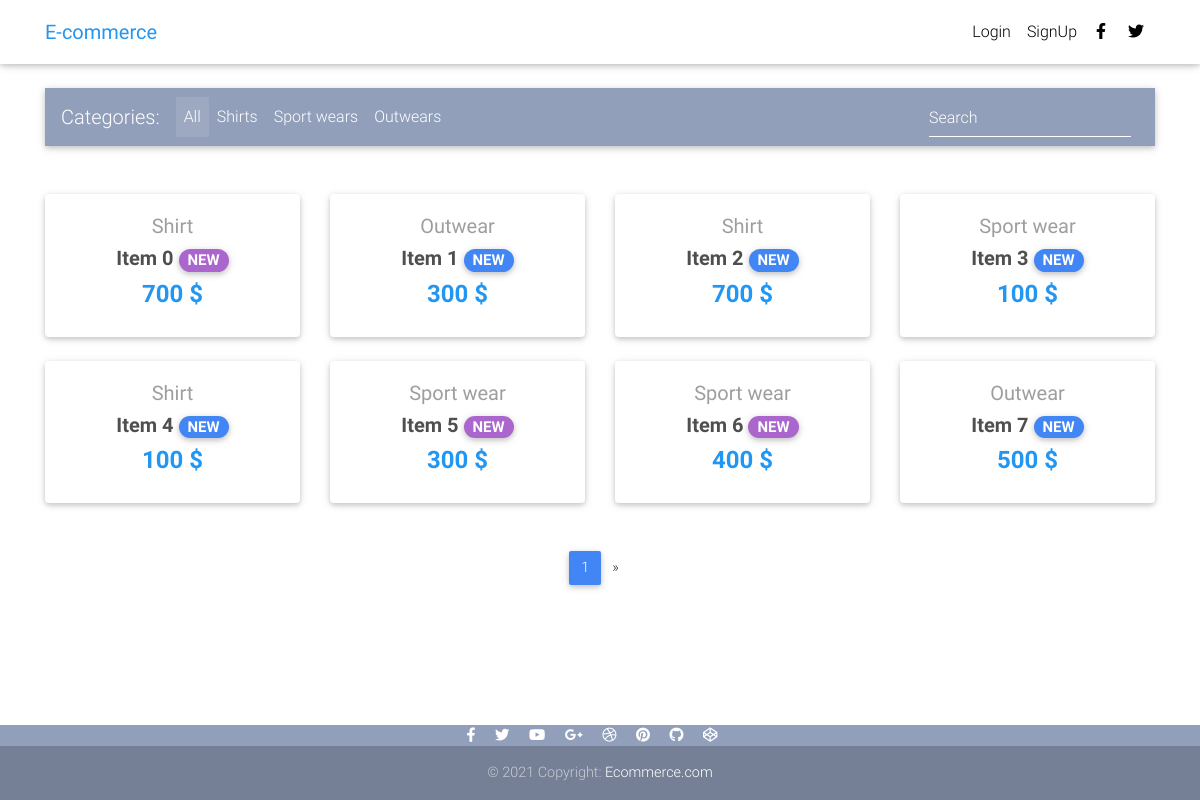
Before: / with the older database file.
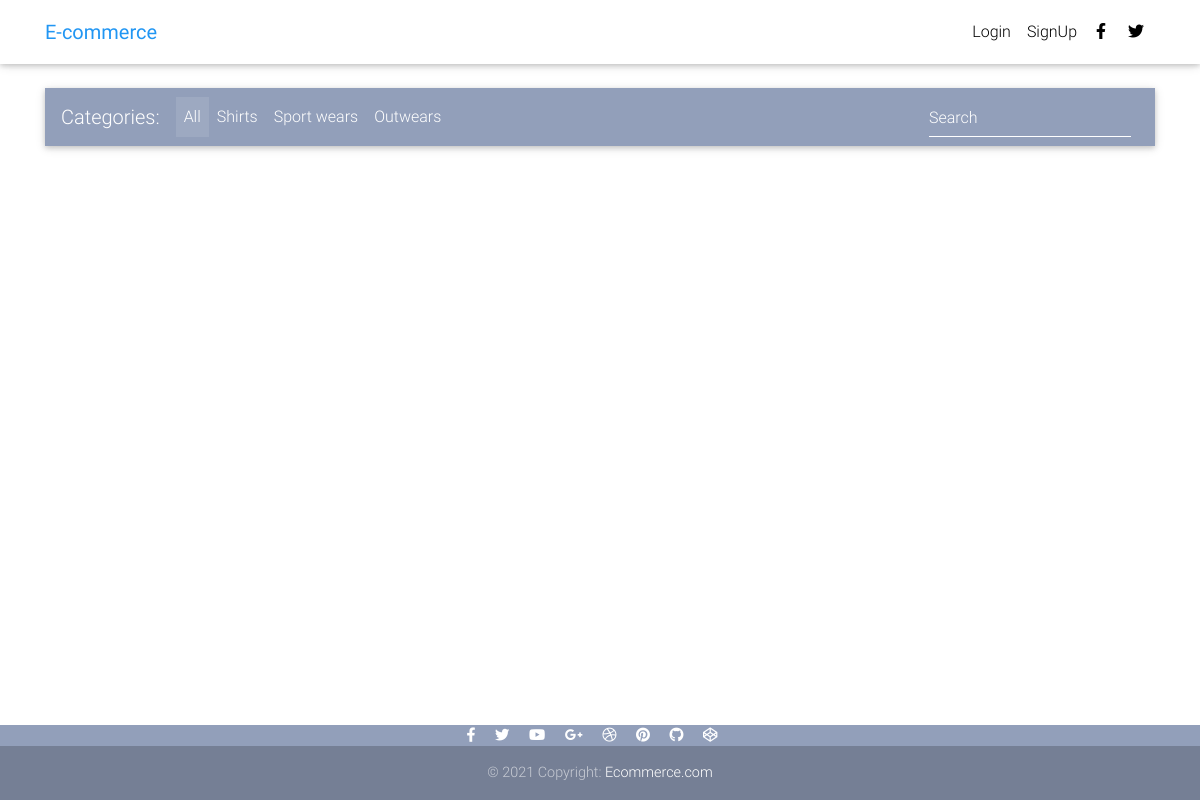
After: the same page with the newer database file.
### core/models.py (models this page shows, shortened)
class Item(models.Model):
    title = models.CharField(max_length=25)
    price = models.PositiveIntegerField()
    discount_price = models.PositiveIntegerField(blank=True, null=True)
    category = models.CharField(choices=CATEGORY_CHOICES, max_length=2)
    label = models.CharField(choices=LABEL_CHOICES, max_length=1)
    description = models.TextField()
    slug = models.SlugField()
    image = models.ImageField()     # pip install pillow
    def get_absolute_url(self):
        return reverse('core:product', kwargs={
            'slug': self.slug
        })

### core/views.py (the view)
# urls.py: path('', HomeView.as_view(), name='home'),
class HomeView(ListView):
    model = Item
    paginate_by = 8     # 每頁顯示多少個list項目
    template_name = 'home.html'

### templates/home.html (shortened to what this page needs)
{% extends 'base.html'%}
    {% block content %}
    <div class="container">
      <nav class="navbar navbar-expand-lg navbar-dark mdb-color lighten-3 mt-3 mb-5">
        <span class="navbar-brand">Categories:</span>
        <div class="collapse navbar-collapse" id="basicExampleNav">
          <ul class="navbar-nav mr-auto">
            <li class="nav-item active">
              <a class="nav-link" href="#">All
              </a>
            </li>
            <li class="nav-item">
              <a class="nav-link" href="#">Shirts</a>
            </li>
            <li class="nav-item">
              <a class="nav-link" href="#">Sport wears</a>
            </li>
            <li class="nav-item">
              <a class="nav-link" href="#">Outwears</a>
            </li>
          </ul>
          <form class="form-inline">
            <div class="md-form my-0">
              <input class="form-control mr-sm-2" type="text" placeholder="Search" aria-label="Search">
            </div>
          </form>
        </div>
      </nav>
      <section class="text-center mb-4">
        <div class="row wow fadeIn">
          {% for item in object_list %}
          <div class="col-lg-3 col-md-6 mb-4">
            <div class="card">
              <div class="card-body text-center">
                <a href="" class="grey-text">
                  <h5>{{ item.get_category_display }}</h5>
                </a>
                <h5>
                  <strong>
                    <a href="{{ item.get_absolute_url }}" class="dark-grey-text">{{ item.title }}
                      <span class="badge badge-pill {{ item.get_label_display }}-color">NEW</span>
                    </a>
                  </strong>
                </h5>
                <h4 class="font-weight-bold blue-text">
                  <strong>
                    {% if item.discount_price %}
                      {{item.discount_price}} $
                    {% else %}
                      {{ item.price }} $
                    {% endif %}
                   </strong>
                </h4>
              </div>
            </div>
          </div>
          {% endfor %}
        </div>
      </section>
      {% if is_paginated %}
      <nav class="d-flex justify-content-center wow fadeIn">
        <ul class="pagination pg-blue">
          <li class="page-item active">
            <a class="page-link" href="?page={{ page_obj.number }}">{{ page_obj.number }}
            </a>
          </li>
          {% if page_obj.has_next %}
          <li class="page-item">
            <a class="page-link" href="?page={{ page_obj.next_page_number }}" aria-label="Next">
              <span aria-hidden="true">&raquo;</span>
            </a>
          </li>
          {% endif %}
        </ul>
      </nav>
      {% endif %}
    </div>
  {% endblock content %}

### templates/base.html (shortened to what this page needs)
{% load static %}
<!DOCTYPE html>
<html lang="en">
<head>
  <link rel="stylesheet" href="https://use.fontawesome.com/releases/v5.8.1/css/all.css">
  <link href="{% static 'css/bootstrap.min.css' %}" rel="stylesheet">
  <link href="{% static 'css/mdb.min.css' %}" rel="stylesheet">
  <link href="{% static 'css/style.min.css' %}" rel="stylesheet">
</head>
{% include "navbar.html" %}
  <div class="mt-5 pt-4">
    </div>
  <body>
    {% block content %}
    {% endblock content %}
    {% include "footer.html" %}
</body>
</html>

### templates/navbar.html (shortened to what this page needs)
{% load cart_template_tags %}
  <nav class="navbar fixed-top navbar-expand-sm navbar-light white scrolling-navbar">
    <div class="container">
      <a class="navbar-brand waves-effect" href="{% url 'core:home'%}">
        <strong class="blue-text">E-commerce</strong>
      </a>
      <div class="collapse navbar-collapse" id="navbarSupportedContent">
        <ul class="navbar-nav nav-flex-icons">
          {% if request.user.is_authenticated %}
          <li class="nav-item">
            <a class="nav-link waves-effect" href="{% url 'core:order_summary' %}">
              <span class="badge red z-depth-1 mr-1"> {{ request.user|cart_item_count }} </span>
              <i class="fas fa-shopping-cart"></i>
              <span class="clearfix d-none d-sm-inline-block"> Cart </span>
            </a>
          </li>
          <li class="nav-item">
            <a class="nav-link waves-effect" href="{% url 'account_logout' %}">
              <span class="clearfix d-none d-sm-inline-block"> Logout </span>
            </a>
          </li>
          {% else %}
          <li class="nav-item">
            <a class="nav-link waves-effect" href="{% url 'account_login' %}">
              <span class="clearfix d-none d-sm-inline-block"> Login </span>
            </a>
          </li>
          <li class="nav-item">
            <a class="nav-link waves-effect" href="{% url 'account_signup' %}">
              <span class="clearfix d-none d-sm-inline-block"> SignUp </span>
            </a>
          </li>
          {% endif %}
          <li class="nav-item">
            <a href="https://www.facebook.com/mdbootstrap" class="nav-link waves-effect" target="_blank">
              <i class="fab fa-facebook-f"></i>
            </a>
          </li>
          <li class="nav-item">
            <a href="https://twitter.com/MDBootstrap" class="nav-link waves-effect" target="_blank">
              <i class="fab fa-twitter"></i>
            </a>
          </li>
        </ul>
      </div>
    </div>
  </nav>

### templates/footer.html
<div style="height:60px;"></div>
<footer class="page-footer fixed-bottom text-center font-small mt-4 wow fadeIn">
    <div class="pb-0">
      <a href="#" target="_blank">
        <i class="fab fa-facebook-f mr-3"></i>
      </a>
      <a href="#" target="_blank">
        <i class="fab fa-twitter mr-3"></i>
      </a>
      <a href="#" target="_blank">
        <i class="fab fa-youtube mr-3"></i>
      </a>
      <a href="#" target="_blank">
        <i class="fab fa-google-plus-g mr-3"></i>
      </a>
      <a href="#" target="_blank">
        <i class="fab fa-dribbble mr-3"></i>
      </a>
      <a href="#" target="_blank">
        <i class="fab fa-pinterest mr-3"></i>
      </a>
      <a href="#" target="_blank">
        <i class="fab fa-github mr-3"></i>
      </a>
      <a href="#" target="_blank">
        <i class="fab fa-codepen mr-3"></i>
      </a>
    </div>
    <div class="footer-copyright py-3">
      © 2021 Copyright:
      <a href="#" target="_blank"> Ecommerce.com </a>
    </div>
  </footer>

### templates/scripts.html (shortened to what this page needs)
{% load static %}

### templates/base.html (style rules this page uses)
html, body, header, .carousel { height: 60vh; }

Changed rows visible on the page:
removed Item: category "Shirt", title "Item 0", price "700", label "S" (drawn)
removed Item: category "Outwear", title "Item 1", price "300"
removed Item: category "Shirt", title "Item 2", price "700"
removed Item: category "Sport wear", title "Item 3", price "100"
removed Item: category "Shirt", title "Item 4", price "100"
removed Item: category "Sport wear", title "Item 5", price "300", label "S" (drawn)
removed Item: category "Sport wear", title "Item 6", price "400", label "S" (drawn)
removed Item: category "Outwear", title "Item 7", price "500"
Other visible differences:
{{ page_obj.number }}: "1" → (not shown)
